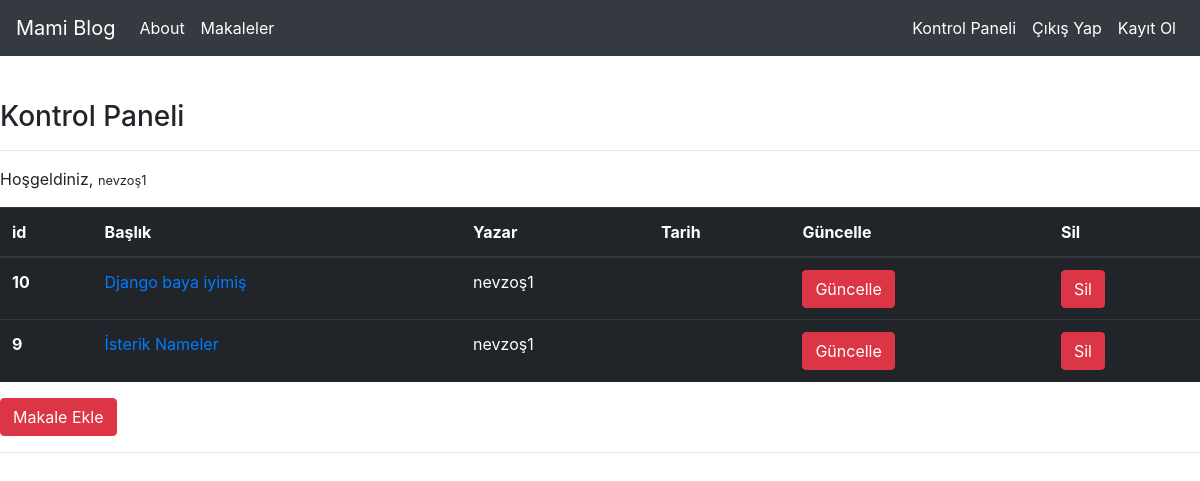
The app's page /articles/dashboard/ (signed in) with its own data.
### article/models.py (models this page shows, shortened)
class Article(models.Model):
    author = models.ForeignKey("auth.User",on_delete=models.CASCADE,verbose_name="Yazar")
    title = models.CharField(max_length=50,verbose_name="Başlık")
    content = models.TextField(verbose_name="İçerik")
    created_date = models.DateTimeField(auto_now=True,verbose_name="Oluşturma Zamanı")
    class Meta:
        ordering = ["-created_date"]

### article/views.py (the view)
# urls.py: path('dashboard/',views.dashboard,name="dashboard"),
@login_required()
def dashboard(request):
    articles = Article.objects.filter(author = request.user)
    context = {
        "articles":articles
    }
    return render(request,"dashboard.html",context)

### templates/dashboard.html
{% extends "layout.html"%}
{% block body %}
<h3>Kontrol Paneli</h3>
<hr>
<p>
    Hoşgeldiniz, <small>{{request.user.username}}</small>
</p>
{% if articles %}
<table class="table table-dark">
    <thead>
      <tr>
        <th scope="col">id</th>
        <th scope="col">Başlık</th>
        <th scope="col">Yazar</th>
        <th scope="col">Tarih</th>
        <th scope="col">Güncelle</th>
        <th scope="col">Sil</th>
      </tr>
    </thead>
    <tbody>
        {% for article in articles %}
        <tr>
            <th scope="row">{{article.id}}</th>
            <td><a href="{% url 'article:detail' article.id %}">{{article.title}}</a></td>
            <td>{{article.author.username}}</td>
            <td>{{article.created.date}}</td>
            <td><a href="{% url 'article:update' article.id %}"class ="btn btn-danger">Güncelle</a></td>
            <td><a href="{% url 'article:delete' article.id %}"class ="btn btn-danger">Sil</a></td>
          </tr>
          <tr>
        {% endfor %}
</table>
{% else %}
<div
    class = "alert alert-danger">
    Henüz Makaleniz Bulunmuyor.
</div>
{% endif %}
<a class = "btn btn-danger" href="{% url 'article:addarticle' %}">Makale Ekle</a>
<hr>
{% endblock body %}

### records on screen
Article: id "10", title "Django baya iyimiş", author.username "nevzoş1"
Article: id "9", title "İsterik Nameler", author.username "nevzoş1"

### other values on screen
{{ request.user.username }} "nevzoş1"
